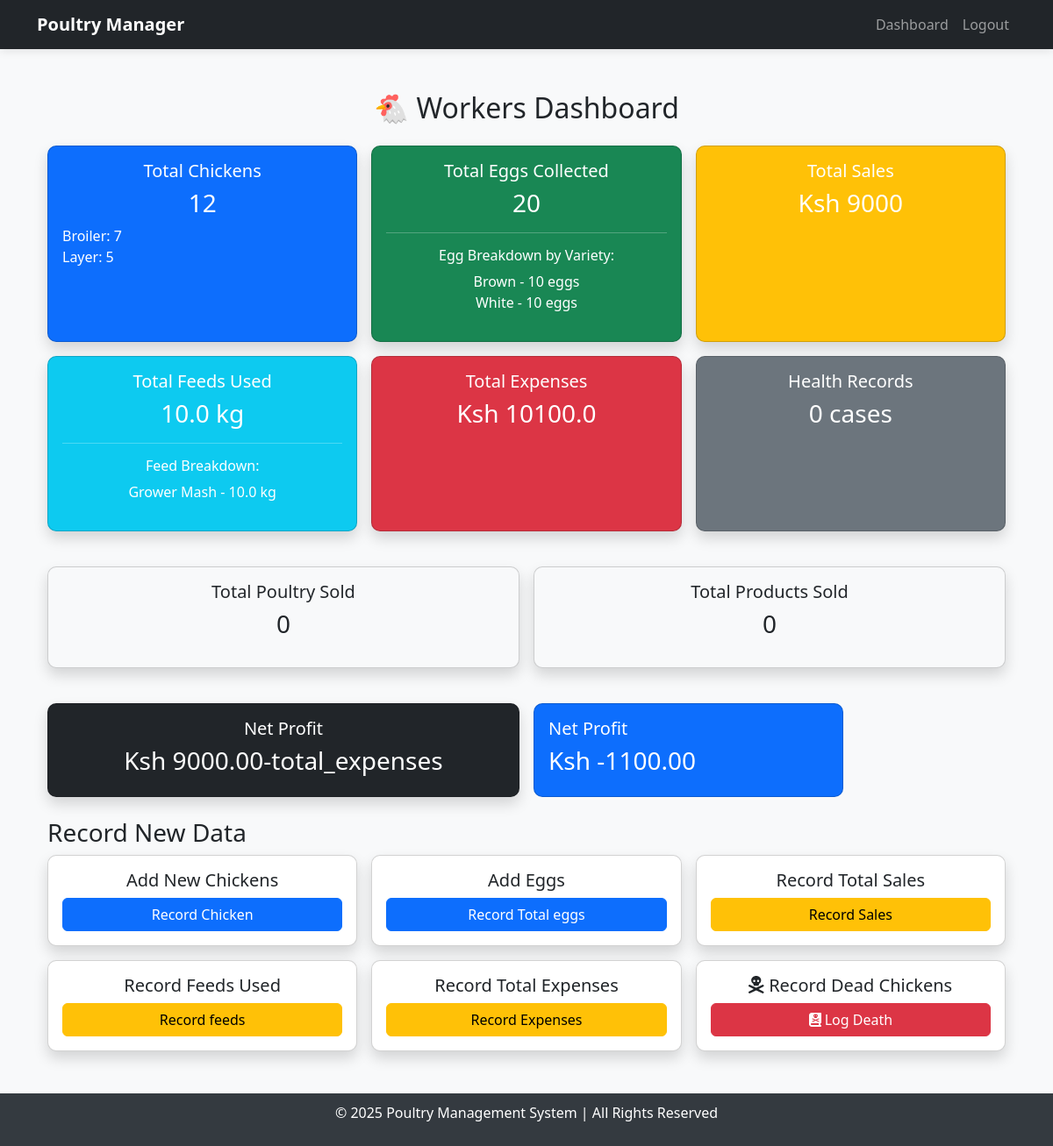
Page /dashboard/ (signed in) on the committed database.
### poultry/models.py (models this page shows, shortened)
class Chicken(models.Model):
    CATEGORY_CHOICES = [
        ('Broiler', 'Broiler'),
        ('Layer', 'Layer'),
        ('Kienyeji', 'Kienyeji'),
    ]
    BUY_FROM_CHOICES = [
        ('Local Hatch', 'Local Hatch'),
        ('Kukuchic', 'Kukuchic'),
        ('Kenchic', 'Kenchic'),
        ('Others', 'Others'),
    ]
    category = models.CharField(max_length=20, choices=CATEGORY_CHOICES)
    quantity = models.PositiveIntegerField()
    age_in_weeks = models.PositiveIntegerField()
    weight_kg = models.FloatField(null=True, blank=True)
    buy_from = models.CharField(max_length=50, choices=BUY_FROM_CHOICES)
    other_source = models.CharField(max_length=100, null=True, blank=True)
    date_added = models.DateField(auto_now_add=True)

class Egg(models.Model):
    VARIETY_CHOICES = [
        ('white', 'White'),
        ('brown', 'Brown'),
        ('organic', 'Organic'),
        ('free_range', 'Free Range'),
    ]
    variety = models.CharField(max_length=20, choices=VARIETY_CHOICES,null=True, blank=True)
    quantity = models.PositiveIntegerField()
    price_per_egg = models.DecimalField(max_digits=10, decimal_places=2, null=True, blank=True)
    collected_date = models.DateField(auto_now_add=True)

class Feed(models.Model):
    FEED_CHOICES = [
        ('Starter Mash', 'Starter Mash'),
        ('Grower Mash', 'Grower Mash'),
        ('Layer Mash', 'Layer Mash'),
        ('Finisher Mash', 'Finisher Mash'),
        ('Other', 'Other'),
    ]
    name = models.CharField(max_length=100, choices=FEED_CHOICES, default='Other')
    custom_name = models.CharField(max_length=255, default="")
    quantity_kg = models.FloatField()
    remaining_kg = models.FloatField(default=0)
    date_purchased = models.DateField(null=True, blank=True)

### poultry/views.py (the view)
# urls.py: path('dashboard/', dashboard, name='dashboard'),
@login_required
def dashboard(request):
    chickens = Chicken.objects.values('category').annotate(total=Sum('quantity'))
    egg_counts = Egg.objects.values('variety').annotate(total=Sum('quantity'))
    total_sales = Sale.objects.aggregate(total=Sum(F('price') * F('quantity')))['total'] or Decimal('0.0')
    total_expenses = Expense.objects.aggregate(total=Sum("amount"))["total"] or Decimal('0.0')
    total_expenses = Decimal(str(total_expenses))
    net_profit = total_sales - total_expenses
    total_feeds = Feed.objects.aggregate(total_used=Sum('quantity_kg'))['total_used'] or 0
    feed_types = Feed.objects.values('name').annotate(total=Sum('quantity_kg'))
    context = {
        'username': request.user.username,
        'total_chickens': sum(chicken['total'] for chicken in chickens),
        'chicken_types': chickens,
        'egg_counts': egg_counts,
        'total_eggs': Egg.objects.aggregate(total=Sum('quantity'))['total'] or 0,
        'total_feeds': total_feeds,
        'feed_types': feed_types,
        'total_sales': total_sales,
        'total_expenses': total_expenses,
        'net_profit': net_profit,
    }
    return render(request, 'poultry/dashboard.html', context)

### poultry/templates/poultry/dashboard.html (shortened to what this page needs)
{% extends 'base.html' %}
{% block content %}
<div class="container-fluid mt-4">
    <h2 class="text-center mb-4">🐔 Workers Dashboard</h2>
    <div class="row g-3">
        <div class="col-lg-4 col-md-6 col-sm-12">
            <div class="card bg-primary text-white shadow h-100">
                <div class="card-body text-center">
                    <h5 class="card-title">Total Chickens</h5>
                    <h3>{{ total_chickens }}</h3>
                    <ul class="list-unstyled text-start">
                        {% for chicken in chicken_types %}
                            <li>{{ chicken.category }}: {{ chicken.total }}</li>
                        {% endfor %}
                    </ul>
                </div>
            </div>
        </div>
    <div class="col-lg-4 col-md-6 col-sm-12">
        <div class="card bg-success text-white shadow h-100">
            <div class="card-body text-center">
                <h5 class="card-title">Total Eggs Collected</h5>
                <h3>{{ total_eggs|default:"0" }}</h3>
                {% if egg_counts %}
                    <hr>
                    <h6 class="text-white">Egg Breakdown by Variety:</h6>
                    <ul class="list-unstyled">
                        {% for egg in egg_counts %}
                            <li>{{ egg.variety|title }} - {{ egg.total }} eggs</li>
                        {% endfor %}
                    </ul>
                {% else %}
                    <p>No eggs collected yet.</p>
                {% endif %}
            </div>
        </div>
    </div>
        <div class="col-lg-4 col-md-6 col-sm-12">
            <div class="card bg-warning text-white shadow h-100">
                <div class="card-body text-center">
                    <h5 class="card-title">Total Sales</h5>
                    <h3>Ksh {{ total_sales|default:"0" }}</h3>
                </div>
            </div>
        </div>
        <div class="col-lg-4 col-md-6 col-sm-12">
            <div class="card bg-info text-white shadow h-100">
                <div class="card-body text-center">
                    <h5 class="card-title">Total Feeds Used</h5>
                    <h3>{{ total_feeds|default:"0" }} kg</h3>
                    {% if feed_types %}
                        <hr>
                        <h6 class="text-white">Feed Breakdown:</h6>
                        <ul class="list-unstyled">
                            {% for feed in feed_types %}
                                <li>{{ feed.name }} - {{ feed.total }} kg</li>
                            {% endfor %}
                        </ul>
                    {% else %}
                        <p>No feed recorded yet.</p>
                    {% endif %}
                </div>
            </div>
        </div>
        <div class="col-lg-4 col-md-6 col-sm-12">
            <div class="card bg-danger text-white shadow h-100">
                <div class="card-body text-center">
                    <h5 class="card-title">Total Expenses</h5>
                    <h3>Ksh {{ total_expenses|default:"0" }}</h3>
                </div>
            </div>
        </div>
        <div class="col-lg-4 col-md-6 col-sm-12">
            <div class="card bg-secondary text-white shadow h-100">
                <div class="card-body text-center">
                    <h5 class="card-title">Health Records</h5>
                    <h3>{{ health_records|default:"0" }} cases</h3>
                </div>
            </div>
        </div>
    </div>
    <div class="row mt-4 g-3">
        <div class="col-lg-6 col-md-12">
            <div class="card bg-light shadow h-100">
                <div class="card-body text-center">
                    <h5 class="card-title">Total Poultry Sold</h5>
                    <h3>{{ total_poultry_sold|default:"0" }}</h3>
                </div>
            </div>
        </div>
        <div class="col-lg-6 col-md-12">
            <div class="card bg-light shadow h-100">
                <div class="card-body text-center">
                    <h5 class="card-title">Total Products Sold</h5>
                    <h3>{{ total_products_sold|default:"0" }}</h3>
                </div>
            </div>
        </div>
    </div>
    <div class="row mt-4 g-3">
        <div class="col-lg-6 col-md-12">
            <div class="card bg-dark text-white shadow h-100">
                <div class="card-body text-center">
                    <h5 class="card-title">Net Profit</h5>
                    <h3>Ksh {{ total_sales|default:"0"|floatformat:2|add:"-total_expenses"|default:"0.00" }}</h3>
                </div>
            </div>
        </div>
        <div class="col-md-4">
            <div class="card bg-primary text-white">
                <div class="card-body">
                    <h5>Net Profit</h5>
                    <h3>Ksh {{ net_profit|floatformat:2 }}</h3>
                </div>
            </div>
        </div>
    </div>
    <h3 class="mt-4"> Record New Data</h3>
    <div class="row g-3">
        <div class="col-md-4 col-sm-12">
            <div class="card shadow h-100">
                <div class="card-body text-center">
                    <h5 class="card-title">Add New Chickens</h5>
                    <a href="{% url 'add_chicken' %}" class="btn btn-primary w-100">Record Chicken</a>
                </div>
            </div>
        </div>
        <div class="col-md-4 col-sm-12">
            <div class="card shadow h-100">
                <div class="card-body text-center">
                    <h5 class="card-title">Add Eggs</h5>
                    <a href="{% url 'add_eggs' %}" class="btn btn-primary w-100">Record Total eggs</a>
                </div>
            </div>
        </div>
        <div class="col-md-4 col-sm-12">
            <div class="card shadow h-100">
                <div class="card-body text-center">
                    <h5 class="card-title">Record Total Sales</h5>
                    <a href="{% url 'record_poultry_sale' %}" class="btn btn-warning w-100">Record Sales</a>
                </div>
            </div>
        </div>
        <div class="col-md-4 col-sm-12">
            <div class="card shadow h-100">
                <div class="card-body text-center">
                    <h5 class="card-title">Record Feeds Used</h5>
                    <a href="{% url 'log_feed' %}" class="btn btn-warning w-100">Record feeds</a>
                </div>
            </div>
        </div>
        <div class="col-md-4 col-sm-12">
            <div class="card shadow h-100">
                <div class="card-body text-center">
                    <h5 class="card-title">Record Total Expenses</h5>
                    <a href="{% url 'expenses_list' %}" class="btn btn-warning w-100">Record Expenses</a>
                </div>
            </div>
        </div>
        <div class="col-md-4 col-sm-12">
            <div class="card shadow h-100">
                <div class="card-body text-center">
                    <h5 class="card-title"><i class="fas fa-skull-crossbones"></i> Record Dead Chickens</h5>
                    <a href="{% url 'log_dead_chicken' %}" class="btn btn-danger w-100"><i class="fas fa-book-dead"></i> Log Death</a>
                </div>
            </div>
        </div>
    </div>
</div>
{% endblock %}

### poultry/templates/base.html (style rules this page uses)
body { display: flex; flex-direction: column; min-height: 100vh; background-color: #f8f9fa; }
.card { border-radius: 10px; transition: transform 0.2s; }

### rows in the picture
Chicken: category "Broiler", total "7"
Chicken: category "Layer", total "5"
Egg: variety "Brown", total "10"
Egg: variety "White", total "10"
Feed: name "Grower Mash", total "10.0"

### other values in the picture
{{ total_chickens }} "12"
{{ total_eggs|default:"0" }} "20"
{{ total_sales|default:"0" }} "9000"
{{ total_feeds|default:"0" }} "10.0"
{{ total_expenses|default:"0" }} "10100.0"
{{ health_records|default:"0" }} "0"
{{ total_poultry_sold|default:"0" }} "0"
{{ total_products_sold|default:"0" }} "0"
{{ net_profit|floatformat:2 }} "-1100.00"
